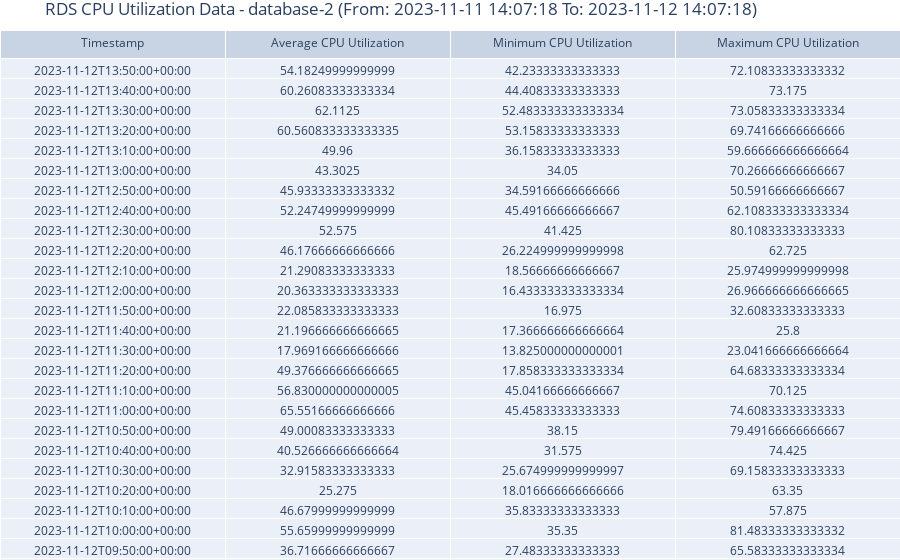

Write notebook code for a chart like this one.
### Code cell
# Updated rds_cpu function
def rds_cpu(rds_instance_id, session, start_time, end_time=None, period=600):
    try:
        metric_name = 'CPUUtilization'

        # Create a CloudWatch client using the existing AWS session
        cloudwatch = session.client('cloudwatch')

        # If end_time is not provided, use the current time (now)
        if end_time is None:
            end_time = datetime.utcnow()

        # Round start_time and end_time to the nearest 10 minutes
        start_time = round_to_nearest_10_minutes(start_time)
        end_time = round_to_nearest_10_minutes(end_time)

        # Convert start_time and end_time to ISO format
        start_time_iso = start_time.isoformat()
        end_time_iso = end_time.isoformat()

        # Get CPU utilization metric data (average, minimum, and maximum)
        response = cloudwatch.get_metric_data(
            MetricDataQueries=[
                {
                    'Id': 'm1',
                    'MetricStat': {
                        'Metric': {
                            'Namespace': 'AWS/RDS',
                            'MetricName': metric_name,
                            'Dimensions': [
                                {
                                    'Name': 'DBInstanceIdentifier',
                                    'Value': rds_instance_id
                                },
                            ]
                        },
                        'Period': period,
                        'Stat': 'Average',
                    },
                    'ReturnData': True,
                },
                {
                    'Id': 'm2',
                    'MetricStat': {
                        'Metric': {
                            'Namespace': 'AWS/RDS',
                            'MetricName': metric_name,
                            'Dimensions': [
                                {
                                    'Name': 'DBInstanceIdentifier',
                                    'Value': rds_instance_id
                                },
                            ]
                        },
                        'Period': period,
                        'Stat': 'Minimum',
                    },
                    'ReturnData': True,
                },
                {
                    'Id': 'm3',
                    'MetricStat': {
                        'Metric': {
                            'Namespace': 'AWS/RDS',
                            'MetricName': metric_name,
                            'Dimensions': [
                                {
                                    'Name': 'DBInstanceIdentifier',
                                    'Value': rds_instance_id
                                },
                            ]
                        },
                        'Period': period,
                        'Stat': 'Maximum',
                    },
                    'ReturnData': True,
                },
            ],
            StartTime=start_time_iso,
            EndTime=end_time_iso,
        )

        # Extract and return the CPU utilization data as a Pandas DataFrame
        avg_values = response['MetricDataResults'][0]['Values']
        min_values = response['MetricDataResults'][1]['Values']
        max_values = response['MetricDataResults'][2]['Values']
        timestamps = response['MetricDataResults'][0]['Timestamps']

        cpu_data = pd.DataFrame({
            'Timestamp': timestamps,
            'Average_CPUUtilization': avg_values,
            'Minimum_CPUUtilization': min_values,
            'Maximum_CPUUtilization': max_values
        })

        return cpu_data

    except Exception as e:
        print("An error occurred while retrieving CPU utilization:", str(e))
        return None


rds_instance_id = 'database-2'
start_time = datetime.utcnow() - timedelta(days=1)
end_time = datetime.utcnow()

# Get the CPU utilization data for the specified RDS instance using the existing session. 
# cpu_data is a DataFrame
cpu_data = rds_cpu(rds_instance_id, session, start_time, end_time, period=600)

# Convert start_time and end_time to formatted strings
start_time_str = start_time.strftime("%Y-%m-%d %H:%M:%S")
end_time_str = end_time.strftime("%Y-%m-%d %H:%M:%S")

# Concatenate rds_instance_id and formatted start/end times with the table title
table_title = f"RDS CPU Utilization Data - {rds_instance_id} (From: {start_time_str} To: {end_time_str})"

# Create a Plotly figure for the table
table_fig = go.Figure(data=[go.Table(
    header=dict(values=["Timestamp", "Average CPU Utilization", "Minimum CPU Utilization", "Maximum CPU Utilization"]),
    cells=dict(values=[cpu_data['Timestamp'], cpu_data['Average_CPUUtilization'], cpu_data['Minimum_CPUUtilization'], cpu_data['Maximum_CPUUtilization']])
)])

# Update the layout of the table figure
table_fig.update_layout(
    title=table_title,
    margin=dict(l=0, r=0, t=30, b=0)  # Adjust the margins as needed
)

# Display the table figure
table_fig.show()

### Figure 1 — Plotly figure (JSON) as saved in the notebook; plotly's stock layout.template omitted (floating-point values rounded to 4 significant figures; data arrays with more than 128 entries replaced by an {"elided": "..."} marker saying what was removed)
{"data": [{"cells": {"values": {"elided": "4x144 mixed values"}}, "header": {"values": ["Timestamp", "Average CPU Utilization", "Minimum CPU Utilization", "Maximum CPU Utilization"]}, "type": "table"}], "layout": {"margin": {"b": 0, "l": 0, "r": 0, "t": 30}, "title": {"text": "RDS CPU Utilization Data - database-2 (From: 2023-11-11 14:07:18 To: 2023-11-12 14:07:18)"}}}
